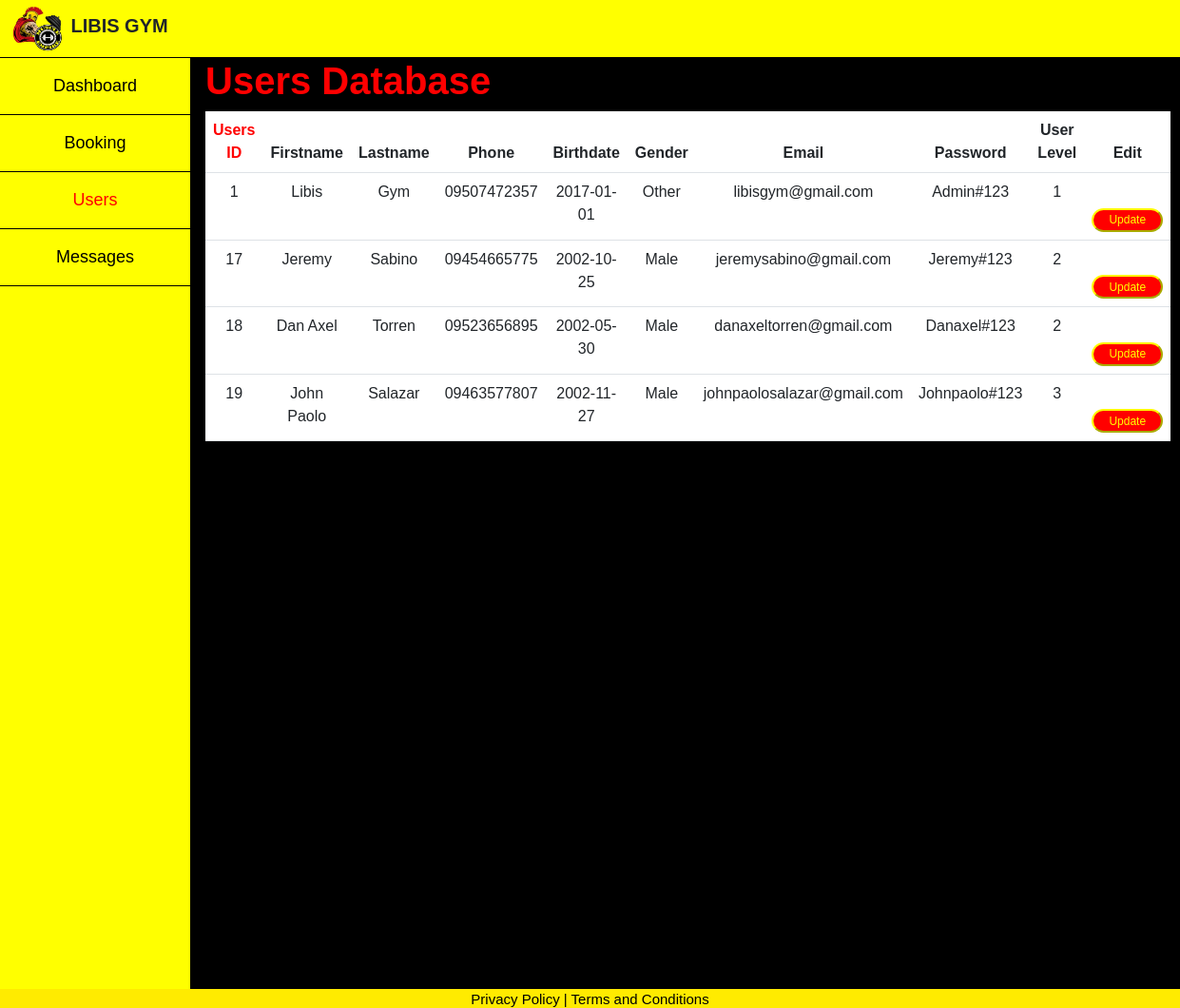
The page /users.php on the database its author committed.
### tables this page shows
CREATE TABLE `tbl_user` (
  `id` int(100) NOT NULL,
  `firstname` varchar(50) NOT NULL,
  `lastname` varchar(50) NOT NULL,
  `phone` varchar(15) NOT NULL,
  `birthdate` date NOT NULL,
  `gender` enum('Male','Female','Other') NOT NULL,
  `email` varchar(50) NOT NULL,
  `pword` varchar(20) NOT NULL,
  `user_level` int(11) NOT NULL
);

### users.php (the view, shortened to what this page needs)
<?php
$servername = "localhost";
$username = "root";
$password = "";
$dbname = "libisgym_db";
$conn = new mysqli($servername, $username, $password, $dbname);
$sql = "SELECT * FROM tbl_user";
$result = $conn->query($sql);
$users = [];
if ($result->num_rows > 0) {
    while($row = $result->fetch_assoc()) {
        $users[] = $row;
    }
}
?>
<!DOCTYPE html>
<html>
<head>
    <link href="https://cdn.jsdelivr.net/npm/bootstrap@5.3.0-alpha1/dist/css/bootstrap.min.css" rel="stylesheet">
    <link rel="stylesheet" href="https://cdnjs.cloudflare.com/ajax/libs/font-awesome/4.7.0/css/font-awesome.min.css">
    <link rel="stylesheet" href="css/styles.css">
</head>
<body>
    <div class="header">
        <div class="logo-container">
          <img src="pic/logo.png" alt="Logo" width="60px" height="50px" margin-left="50px">
          <span class="text">LIBIS GYM</span>
        </div>
    </div>
    <div class="sidebar">
        <a href="admin.php">Dashboard</a>
        <a href="booking.php">Booking</a>
        <a class="active" href="users.php">Users</a>
        <a href="message.php">Messages</a>
    </div>
    <div class="content booking-content">
        <h2>Users Database</h2>
        <table class="table table-value">
            <thead class="user-head">
                <tr>
                    <th style="color: red;">Users ID</th>
                    <th>Firstname</th>
                    <th>Lastname</th>
                    <th>Phone</th>
                    <th>Birthdate</th>
                    <th>Gender</th>
                    <th>Email</th>
                    <th>Password</th>
                    <th>User Level</th>
                    <th>Edit</th>
                </tr>
            </thead>
            <tbody class="user-data">
                <?php foreach ($users as $user): ?>
                <tr>
                    <td><?php echo htmlspecialchars($user['id']); ?></td>
                    <td><?php echo htmlspecialchars($user['firstname']); ?></td>
                    <td><?php echo htmlspecialchars($user['lastname']); ?></td>
                    <td><?php echo htmlspecialchars($user['phone']); ?></td>
                    <td><?php echo htmlspecialchars($user['birthdate']); ?></td>
                    <td><?php echo htmlspecialchars($user['gender']); ?></td>
                    <td><?php echo htmlspecialchars($user['email']); ?></td>
                    <td><?php echo htmlspecialchars($user['pword']); ?></td>
                    <td><?php echo htmlspecialchars($user['user_level']); ?></td>
                    <td>
                        <form action="update_users.php" method="POST">
                            <input type="text" style="text-align: center; width: 30px; background: none; color: white; border: solid 1px white;" name="user_level" value="<?php echo htmlspecialchars($user['user_level']); ?>" required>
                            <button type="submit" class="btnupdate">Update</button>
                        </form>
                    </td>
                </tr>
                <?php endforeach; ?>
            </tbody>
        </table>
    </div>
    <footer>
        <p>Privacy Policy | Terms and Conditions</p>
      </footer>
</body>
</html>

### css/styles.css (style rules this page uses)
body { background-color: black; font-family: sans-serif; height: 100%; overflow: auto; }
.header { background-color: yellow; display: flex; align-items: center; height: 60px; padding-left: 15px; }
.text { font-size: 20px; font-weight: bold; }
.header { display: flex; justify-content: space-between; align-items: center; padding: 10px; padding-bottom: 10px; }
footer { background-color: #ffeb00; color: black; text-align: center; padding: 0; position: fixed; bottom: 0; width: 100%; height: 20px; }
footer p { font-size: 15px; margin: 0; }

### users.php (style rules this page uses)
.sidebar { margin: 0; padding: 0; width: 200px; background-color: yellow; position: fixed; height: 100%; overflow: auto; border-top: solid 1px black;; }
.sidebar a { display: block; color: black; padding: 16px; text-decoration: none; border: solid 1px black; border-left: none; border-right: none; border-top: none; text-align: center; font-size: 18px; }
.sidebar a.active { color: Red; }
div.content { margin-left: 200px; padding: 1px 16px; height: 1000px; }
h2 { font-size: 40px; font-weight: bold; }
.booking-content { color: red; }
.table-value { color: white; text-align: center; }
.btnupdate { background-color: red; border-color: yellow; color: yellow; width: 75px; height: 25px; font-size: 12px; border-radius: 15px; }

### rows shown on the page
tbl_user: id "1", firstname "Libis", lastname "Gym", phone "09507472357", birthdate "2017-01-01", gender "Other", email "libisgym@gmail.com", pword "Admin#123", user_level "1"
tbl_user: id "17", firstname "Jeremy", lastname "Sabino", phone "09454665775", birthdate "2002-10-25", gender "Male", email "jeremysabino@gmail.com", pword "Jeremy#123", user_level "2"
tbl_user: id "18", firstname "Dan Axel", lastname "Torren", phone "09523656895", birthdate "2002-05-30", gender "Male", email "danaxeltorren@gmail.com", pword "Danaxel#123", user_level "2"
tbl_user: id "19", firstname "John Paolo", lastname "Salazar", phone "09463577807", birthdate "2002-11-27", gender "Male", email "johnpaolosalazar@gmail.com", pword "Johnpaolo#123", user_level "3"
